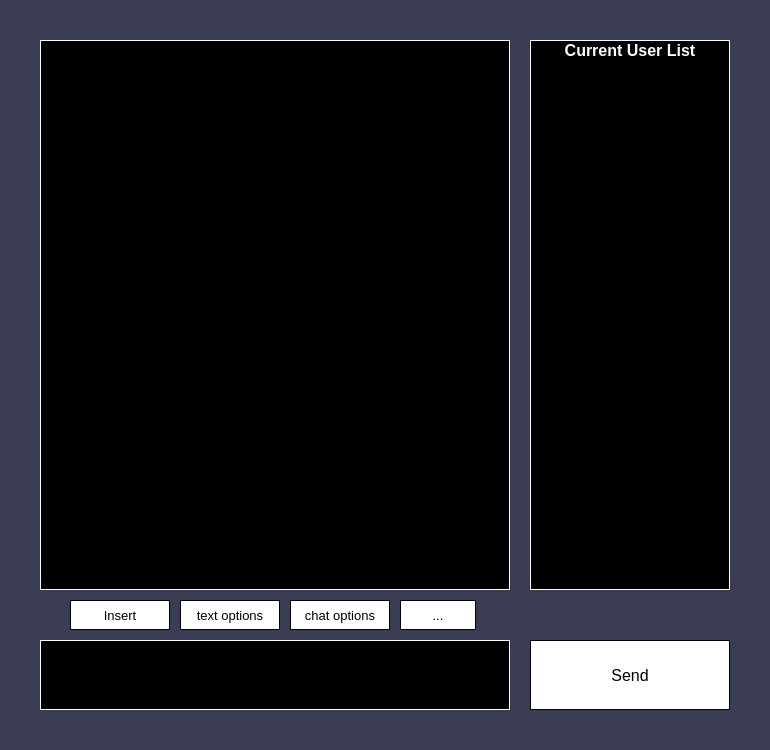
<?xml version="1.0" encoding="UTF-8"?>
<ui version="4.0">
 <class>cove_securechat</class>
 <widget class="QDialog" name="cove_securechat">
  <property name="geometry">
   <rect>
    <x>0</x>
    <y>0</y>
    <width>770</width>
    <height>750</height>
   </rect>
  </property>
  <property name="palette">
   <palette>
    <active>
     <colorrole role="WindowText">
      <brush brushstyle="SolidPattern">
       <color alpha="255">
        <red>255</red>
        <green>255</green>
        <blue>255</blue>
       </color>
      </brush>
     </colorrole>
     <colorrole role="Button">
      <brush brushstyle="SolidPattern">
       <color alpha="255">
        <red>58</red>
        <green>60</green>
        <blue>83</blue>
       </color>
      </brush>
     </colorrole>
     <colorrole role="Light">
      <brush brushstyle="SolidPattern">
       <color alpha="255">
        <red>87</red>
        <green>90</green>
        <blue>124</blue>
       </color>
      </brush>
     </colorrole>
     <colorrole role="Midlight">
      <brush brushstyle="SolidPattern">
       <color alpha="255">
        <red>72</red>
        <green>75</green>
        <blue>103</blue>
       </color>
      </brush>
     </colorrole>
     <colorrole role="Dark">
      <brush brushstyle="SolidPattern">
       <color alpha="255">
        <red>29</red>
        <green>30</green>
        <blue>41</blue>
       </color>
      </brush>
     </colorrole>
     <colorrole role="Mid">
      <brush brushstyle="SolidPattern">
       <color alpha="255">
        <red>38</red>
        <green>40</green>
        <blue>55</blue>
       </color>
      </brush>
     </colorrole>
     <colorrole role="Text">
      <brush brushstyle="SolidPattern">
       <color alpha="255">
        <red>255</red>
        <green>255</green>
        <blue>255</blue>
       </color>
      </brush>
     </colorrole>
     <colorrole role="BrightText">
      <brush brushstyle="SolidPattern">
       <color alpha="255">
        <red>255</red>
        <green>255</green>
        <blue>255</blue>
       </color>
      </brush>
     </colorrole>
     <colorrole role="ButtonText">
      <brush brushstyle="SolidPattern">
       <color alpha="255">
        <red>255</red>
        <green>255</green>
        <blue>255</blue>
       </color>
      </brush>
     </colorrole>
     <colorrole role="Base">
      <brush brushstyle="SolidPattern">
       <color alpha="255">
        <red>0</red>
        <green>0</green>
        <blue>0</blue>
       </color>
      </brush>
     </colorrole>
     <colorrole role="Window">
      <brush brushstyle="SolidPattern">
       <color alpha="255">
        <red>58</red>
        <green>60</green>
        <blue>83</blue>
       </color>
      </brush>
     </colorrole>
     <colorrole role="Shadow">
      <brush brushstyle="SolidPattern">
       <color alpha="255">
        <red>0</red>
        <green>0</green>
        <blue>0</blue>
       </color>
      </brush>
     </colorrole>
     <colorrole role="AlternateBase">
      <brush brushstyle="SolidPattern">
       <color alpha="255">
        <red>29</red>
        <green>30</green>
        <blue>41</blue>
       </color>
      </brush>
     </colorrole>
     <colorrole role="ToolTipBase">
      <brush brushstyle="SolidPattern">
       <color alpha="255">
        <red>255</red>
        <green>255</green>
        <blue>220</blue>
       </color>
      </brush>
     </colorrole>
     <colorrole role="ToolTipText">
      <brush brushstyle="SolidPattern">
       <color alpha="255">
        <red>0</red>
        <green>0</green>
        <blue>0</blue>
       </color>
      </brush>
     </colorrole>
    </active>
    <inactive>
     <colorrole role="WindowText">
      <brush brushstyle="SolidPattern">
       <color alpha="255">
        <red>255</red>
        <green>255</green>
        <blue>255</blue>
       </color>
      </brush>
     </colorrole>
     <colorrole role="Button">
      <brush brushstyle="SolidPattern">
       <color alpha="255">
        <red>58</red>
        <green>60</green>
        <blue>83</blue>
       </color>
      </brush>
     </colorrole>
     <colorrole role="Light">
      <brush brushstyle="SolidPattern">
       <color alpha="255">
        <red>87</red>
        <green>90</green>
        <blue>124</blue>
       </color>
      </brush>
     </colorrole>
     <colorrole role="Midlight">
      <brush brushstyle="SolidPattern">
       <color alpha="255">
        <red>72</red>
        <green>75</green>
        <blue>103</blue>
       </color>
      </brush>
     </colorrole>
     <colorrole role="Dark">
      <brush brushstyle="SolidPattern">
       <color alpha="255">
        <red>29</red>
        <green>30</green>
        <blue>41</blue>
       </color>
      </brush>
     </colorrole>
     <colorrole role="Mid">
      <brush brushstyle="SolidPattern">
       <color alpha="255">
        <red>38</red>
        <green>40</green>
        <blue>55</blue>
       </color>
      </brush>
     </colorrole>
     <colorrole role="Text">
      <brush brushstyle="SolidPattern">
       <color alpha="255">
        <red>255</red>
        <green>255</green>
        <blue>255</blue>
       </color>
      </brush>
     </colorrole>
     <colorrole role="BrightText">
      <brush brushstyle="SolidPattern">
       <color alpha="255">
        <red>255</red>
        <green>255</green>
        <blue>255</blue>
       </color>
      </brush>
     </colorrole>
     <colorrole role="ButtonText">
      <brush brushstyle="SolidPattern">
       <color alpha="255">
        <red>255</red>
        <green>255</green>
        <blue>255</blue>
       </color>
      </brush>
     </colorrole>
     <colorrole role="Base">
      <brush brushstyle="SolidPattern">
       <color alpha="255">
        <red>0</red>
        <green>0</green>
        <blue>0</blue>
       </color>
      </brush>
     </colorrole>
     <colorrole role="Window">
      <brush brushstyle="SolidPattern">
       <color alpha="255">
        <red>58</red>
        <green>60</green>
        <blue>83</blue>
       </color>
      </brush>
     </colorrole>
     <colorrole role="Shadow">
      <brush brushstyle="SolidPattern">
       <color alpha="255">
        <red>0</red>
        <green>0</green>
        <blue>0</blue>
       </color>
      </brush>
     </colorrole>
     <colorrole role="AlternateBase">
      <brush brushstyle="SolidPattern">
       <color alpha="255">
        <red>29</red>
        <green>30</green>
        <blue>41</blue>
       </color>
      </brush>
     </colorrole>
     <colorrole role="ToolTipBase">
      <brush brushstyle="SolidPattern">
       <color alpha="255">
        <red>255</red>
        <green>255</green>
        <blue>220</blue>
       </color>
      </brush>
     </colorrole>
     <colorrole role="ToolTipText">
      <brush brushstyle="SolidPattern">
       <color alpha="255">
        <red>0</red>
        <green>0</green>
        <blue>0</blue>
       </color>
      </brush>
     </colorrole>
    </inactive>
    <disabled>
     <colorrole role="WindowText">
      <brush brushstyle="SolidPattern">
       <color alpha="255">
        <red>29</red>
        <green>30</green>
        <blue>41</blue>
       </color>
      </brush>
     </colorrole>
     <colorrole role="Button">
      <brush brushstyle="SolidPattern">
       <color alpha="255">
        <red>58</red>
        <green>60</green>
        <blue>83</blue>
       </color>
      </brush>
     </colorrole>
     <colorrole role="Light">
      <brush brushstyle="SolidPattern">
       <color alpha="255">
        <red>87</red>
        <green>90</green>
        <blue>124</blue>
       </color>
      </brush>
     </colorrole>
     <colorrole role="Midlight">
      <brush brushstyle="SolidPattern">
       <color alpha="255">
        <red>72</red>
        <green>75</green>
        <blue>103</blue>
       </color>
      </brush>
     </colorrole>
     <colorrole role="Dark">
      <brush brushstyle="SolidPattern">
       <color alpha="255">
        <red>29</red>
        <green>30</green>
        <blue>41</blue>
       </color>
      </brush>
     </colorrole>
     <colorrole role="Mid">
      <brush brushstyle="SolidPattern">
       <color alpha="255">
        <red>38</red>
        <green>40</green>
        <blue>55</blue>
       </color>
      </brush>
     </colorrole>
     <colorrole role="Text">
      <brush brushstyle="SolidPattern">
       <color alpha="255">
        <red>29</red>
        <green>30</green>
        <blue>41</blue>
       </color>
      </brush>
     </colorrole>
     <colorrole role="BrightText">
      <brush brushstyle="SolidPattern">
       <color alpha="255">
        <red>255</red>
        <green>255</green>
        <blue>255</blue>
       </color>
      </brush>
     </colorrole>
     <colorrole role="ButtonText">
      <brush brushstyle="SolidPattern">
       <color alpha="255">
        <red>29</red>
        <green>30</green>
        <blue>41</blue>
       </color>
      </brush>
     </colorrole>
     <colorrole role="Base">
      <brush brushstyle="SolidPattern">
       <color alpha="255">
        <red>58</red>
        <green>60</green>
        <blue>83</blue>
       </color>
      </brush>
     </colorrole>
     <colorrole role="Window">
      <brush brushstyle="SolidPattern">
       <color alpha="255">
        <red>58</red>
        <green>60</green>
        <blue>83</blue>
       </color>
      </brush>
     </colorrole>
     <colorrole role="Shadow">
      <brush brushstyle="SolidPattern">
       <color alpha="255">
        <red>0</red>
        <green>0</green>
        <blue>0</blue>
       </color>
      </brush>
     </colorrole>
     <colorrole role="AlternateBase">
      <brush brushstyle="SolidPattern">
       <color alpha="255">
        <red>58</red>
        <green>60</green>
        <blue>83</blue>
       </color>
      </brush>
     </colorrole>
     <colorrole role="ToolTipBase">
      <brush brushstyle="SolidPattern">
       <color alpha="255">
        <red>255</red>
        <green>255</green>
        <blue>220</blue>
       </color>
      </brush>
     </colorrole>
     <colorrole role="ToolTipText">
      <brush brushstyle="SolidPattern">
       <color alpha="255">
        <red>0</red>
        <green>0</green>
        <blue>0</blue>
       </color>
      </brush>
     </colorrole>
    </disabled>
   </palette>
  </property>
  <property name="font">
   <font>
    <family>Arial</family>
    <pointsize>12</pointsize>
   </font>
  </property>
  <property name="contextMenuPolicy">
   <enum>Qt::DefaultContextMenu</enum>
  </property>
  <property name="windowTitle">
   <string>Cove Client</string>
  </property>
  <widget class="QPushButton" name="pushButton_ChatOptions">
   <property name="geometry">
    <rect>
     <x>290</x>
     <y>600</y>
     <width>100</width>
     <height>30</height>
    </rect>
   </property>
   <property name="palette">
    <palette>
     <active>
      <colorrole role="WindowText">
       <brush brushstyle="SolidPattern">
        <color alpha="255">
         <red>0</red>
         <green>0</green>
         <blue>0</blue>
        </color>
       </brush>
      </colorrole>
      <colorrole role="Button">
       <brush brushstyle="SolidPattern">
        <color alpha="255">
         <red>255</red>
         <green>255</green>
         <blue>255</blue>
        </color>
       </brush>
      </colorrole>
      <colorrole role="Text">
       <brush brushstyle="SolidPattern">
        <color alpha="255">
         <red>0</red>
         <green>0</green>
         <blue>0</blue>
        </color>
       </brush>
      </colorrole>
      <colorrole role="ButtonText">
       <brush brushstyle="SolidPattern">
        <color alpha="255">
         <red>0</red>
         <green>0</green>
         <blue>0</blue>
        </color>
       </brush>
      </colorrole>
      <colorrole role="Base">
       <brush brushstyle="SolidPattern">
        <color alpha="255">
         <red>255</red>
         <green>255</green>
         <blue>255</blue>
        </color>
       </brush>
      </colorrole>
      <colorrole role="Window">
       <brush brushstyle="SolidPattern">
        <color alpha="255">
         <red>255</red>
         <green>255</green>
         <blue>255</blue>
        </color>
       </brush>
      </colorrole>
      <colorrole role="Highlight">
       <brush brushstyle="SolidPattern">
        <color alpha="255">
         <red>0</red>
         <green>0</green>
         <blue>0</blue>
        </color>
       </brush>
      </colorrole>
      <colorrole role="HighlightedText">
       <brush brushstyle="SolidPattern">
        <color alpha="255">
         <red>255</red>
         <green>255</green>
         <blue>255</blue>
        </color>
       </brush>
      </colorrole>
      <colorrole role="AlternateBase">
       <brush brushstyle="SolidPattern">
        <color alpha="255">
         <red>255</red>
         <green>255</green>
         <blue>255</blue>
        </color>
       </brush>
      </colorrole>
     </active>
     <inactive>
      <colorrole role="WindowText">
       <brush brushstyle="SolidPattern">
        <color alpha="255">
         <red>0</red>
         <green>0</green>
         <blue>0</blue>
        </color>
       </brush>
      </colorrole>
      <colorrole role="Button">
       <brush brushstyle="SolidPattern">
        <color alpha="255">
         <red>255</red>
         <green>255</green>
         <blue>255</blue>
        </color>
       </brush>
      </colorrole>
      <colorrole role="Text">
       <brush brushstyle="SolidPattern">
        <color alpha="255">
         <red>0</red>
         <green>0</green>
         <blue>0</blue>
        </color>
       </brush>
      </colorrole>
      <colorrole role="ButtonText">
       <brush brushstyle="SolidPattern">
        <color alpha="255">
         <red>0</red>
         <green>0</green>
         <blue>0</blue>
        </color>
       </brush>
      </colorrole>
      <colorrole role="Base">
       <brush brushstyle="SolidPattern">
        <color alpha="255">
         <red>255</red>
         <green>255</green>
         <blue>255</blue>
        </color>
       </brush>
      </colorrole>
      <colorrole role="Window">
       <brush brushstyle="SolidPattern">
        <color alpha="255">
         <red>255</red>
         <green>255</green>
         <blue>255</blue>
        </color>
       </brush>
      </colorrole>
      <colorrole role="Highlight">
       <brush brushstyle="SolidPattern">
        <color alpha="255">
         <red>0</red>
         <green>0</green>
         <blue>0</blue>
        </color>
       </brush>
      </colorrole>
      <colorrole role="HighlightedText">
       <brush brushstyle="SolidPattern">
        <color alpha="255">
         <red>255</red>
         <green>255</green>
         <blue>255</blue>
        </color>
       </brush>
      </colorrole>
      <colorrole role="AlternateBase">
       <brush brushstyle="SolidPattern">
        <color alpha="255">
         <red>255</red>
         <green>255</green>
         <blue>255</blue>
        </color>
       </brush>
      </colorrole>
     </inactive>
     <disabled>
      <colorrole role="WindowText">
       <brush brushstyle="SolidPattern">
        <color alpha="255">
         <red>0</red>
         <green>0</green>
         <blue>0</blue>
        </color>
       </brush>
      </colorrole>
      <colorrole role="Button">
       <brush brushstyle="SolidPattern">
        <color alpha="255">
         <red>255</red>
         <green>255</green>
         <blue>255</blue>
        </color>
       </brush>
      </colorrole>
      <colorrole role="Text">
       <brush brushstyle="SolidPattern">
        <color alpha="255">
         <red>0</red>
         <green>0</green>
         <blue>0</blue>
        </color>
       </brush>
      </colorrole>
      <colorrole role="ButtonText">
       <brush brushstyle="SolidPattern">
        <color alpha="255">
         <red>0</red>
         <green>0</green>
         <blue>0</blue>
        </color>
       </brush>
      </colorrole>
      <colorrole role="Base">
       <brush brushstyle="SolidPattern">
        <color alpha="255">
         <red>255</red>
         <green>255</green>
         <blue>255</blue>
        </color>
       </brush>
      </colorrole>
      <colorrole role="Window">
       <brush brushstyle="SolidPattern">
        <color alpha="255">
         <red>255</red>
         <green>255</green>
         <blue>255</blue>
        </color>
       </brush>
      </colorrole>
      <colorrole role="Highlight">
       <brush brushstyle="SolidPattern">
        <color alpha="255">
         <red>0</red>
         <green>0</green>
         <blue>0</blue>
        </color>
       </brush>
      </colorrole>
      <colorrole role="HighlightedText">
       <brush brushstyle="SolidPattern">
        <color alpha="255">
         <red>255</red>
         <green>255</green>
         <blue>255</blue>
        </color>
       </brush>
      </colorrole>
      <colorrole role="AlternateBase">
       <brush brushstyle="SolidPattern">
        <color alpha="255">
         <red>255</red>
         <green>255</green>
         <blue>255</blue>
        </color>
       </brush>
      </colorrole>
     </disabled>
    </palette>
   </property>
   <property name="font">
    <font>
     <family>Arial</family>
     <pointsize>10</pointsize>
     <weight>50</weight>
     <italic>false</italic>
     <bold>false</bold>
    </font>
   </property>
   <property name="focusPolicy">
    <enum>Qt::NoFocus</enum>
   </property>
   <property name="styleSheet">
    <string notr="true">QPushButton{
	color: black;;
	background-color: white;
	alternate-background-color: white;
	font: 10pt &quot;Arial&quot;;
	selection-color: white;
	selection-background-color: black;
	border: 1px solid black;
}
QPushButton:hover{
	border: 2px solid black;
}</string>
   </property>
   <property name="text">
    <string>chat options</string>
   </property>
   <property name="autoDefault">
    <bool>false</bool>
   </property>
  </widget>
  <widget class="QPushButton" name="pushButton_Send">
   <property name="geometry">
    <rect>
     <x>530</x>
     <y>640</y>
     <width>200</width>
     <height>70</height>
    </rect>
   </property>
   <property name="font">
    <font>
     <family>Arial</family>
     <pointsize>12</pointsize>
    </font>
   </property>
   <property name="cursor">
    <cursorShape>ArrowCursor</cursorShape>
   </property>
   <property name="contextMenuPolicy">
    <enum>Qt::NoContextMenu</enum>
   </property>
   <property name="styleSheet">
    <string notr="true">QPushButton{
	color: black;;
	background-color: white;
	alternate-background-color: white;
	font: 12pt &quot;Arial&quot;;
	selection-color: white;
	selection-background-color: black;
	border: 1px solid black;
}
QPushButton:hover{
	border: 2px solid black;
}</string>
   </property>
   <property name="text">
    <string>Send</string>
   </property>
   <property name="autoDefault">
    <bool>false</bool>
   </property>
   <property name="default">
    <bool>false</bool>
   </property>
  </widget>
  <widget class="QPushButton" name="pushButton_TextOptions">
   <property name="geometry">
    <rect>
     <x>180</x>
     <y>600</y>
     <width>100</width>
     <height>30</height>
    </rect>
   </property>
   <property name="palette">
    <palette>
     <active>
      <colorrole role="WindowText">
       <brush brushstyle="SolidPattern">
        <color alpha="255">
         <red>0</red>
         <green>0</green>
         <blue>0</blue>
        </color>
       </brush>
      </colorrole>
      <colorrole role="Button">
       <brush brushstyle="SolidPattern">
        <color alpha="255">
         <red>255</red>
         <green>255</green>
         <blue>255</blue>
        </color>
       </brush>
      </colorrole>
      <colorrole role="Text">
       <brush brushstyle="SolidPattern">
        <color alpha="255">
         <red>0</red>
         <green>0</green>
         <blue>0</blue>
        </color>
       </brush>
      </colorrole>
      <colorrole role="ButtonText">
       <brush brushstyle="SolidPattern">
        <color alpha="255">
         <red>0</red>
         <green>0</green>
         <blue>0</blue>
        </color>
       </brush>
      </colorrole>
      <colorrole role="Base">
       <brush brushstyle="SolidPattern">
        <color alpha="255">
         <red>255</red>
         <green>255</green>
         <blue>255</blue>
        </color>
       </brush>
      </colorrole>
      <colorrole role="Window">
       <brush brushstyle="SolidPattern">
        <color alpha="255">
         <red>255</red>
         <green>255</green>
         <blue>255</blue>
        </color>
       </brush>
      </colorrole>
      <colorrole role="Highlight">
       <brush brushstyle="SolidPattern">
        <color alpha="255">
         <red>0</red>
         <green>0</green>
         <blue>0</blue>
        </color>
       </brush>
      </colorrole>
      <colorrole role="HighlightedText">
       <brush brushstyle="SolidPattern">
        <color alpha="255">
         <red>255</red>
         <green>255</green>
         <blue>255</blue>
        </color>
       </brush>
      </colorrole>
      <colorrole role="AlternateBase">
       <brush brushstyle="SolidPattern">
        <color alpha="255">
         <red>255</red>
         <green>255</green>
         <blue>255</blue>
        </color>
       </brush>
      </colorrole>
     </active>
     <inactive>
      <colorrole role="WindowText">
       <brush brushstyle="SolidPattern">
        <color alpha="255">
         <red>0</red>
         <green>0</green>
         <blue>0</blue>
        </color>
       </brush>
      </colorrole>
      <colorrole role="Button">
       <brush brushstyle="SolidPattern">
        <color alpha="255">
         <red>255</red>
         <green>255</green>
         <blue>255</blue>
        </color>
       </brush>
      </colorrole>
      <colorrole role="Text">
       <brush brushstyle="SolidPattern">
        <color alpha="255">
         <red>0</red>
         <green>0</green>
         <blue>0</blue>
        </color>
       </brush>
      </colorrole>
      <colorrole role="ButtonText">
       <brush brushstyle="SolidPattern">
        <color alpha="255">
         <red>0</red>
         <green>0</green>
         <blue>0</blue>
        </color>
       </brush>
      </colorrole>
      <colorrole role="Base">
       <brush brushstyle="SolidPattern">
        <color alpha="255">
         <red>255</red>
         <green>255</green>
         <blue>255</blue>
        </color>
       </brush>
      </colorrole>
      <colorrole role="Window">
       <brush brushstyle="SolidPattern">
        <color alpha="255">
         <red>255</red>
         <green>255</green>
         <blue>255</blue>
        </color>
       </brush>
      </colorrole>
      <colorrole role="Highlight">
       <brush brushstyle="SolidPattern">
        <color alpha="255">
         <red>0</red>
         <green>0</green>
         <blue>0</blue>
        </color>
       </brush>
      </colorrole>
      <colorrole role="HighlightedText">
       <brush brushstyle="SolidPattern">
        <color alpha="255">
         <red>255</red>
         <green>255</green>
         <blue>255</blue>
        </color>
       </brush>
      </colorrole>
      <colorrole role="AlternateBase">
       <brush brushstyle="SolidPattern">
        <color alpha="255">
         <red>255</red>
         <green>255</green>
         <blue>255</blue>
        </color>
       </brush>
      </colorrole>
     </inactive>
     <disabled>
      <colorrole role="WindowText">
       <brush brushstyle="SolidPattern">
        <color alpha="255">
         <red>0</red>
         <green>0</green>
         <blue>0</blue>
        </color>
       </brush>
      </colorrole>
      <colorrole role="Button">
       <brush brushstyle="SolidPattern">
        <color alpha="255">
         <red>255</red>
         <green>255</green>
         <blue>255</blue>
        </color>
       </brush>
      </colorrole>
      <colorrole role="Text">
       <brush brushstyle="SolidPattern">
        <color alpha="255">
         <red>0</red>
         <green>0</green>
         <blue>0</blue>
        </color>
       </brush>
      </colorrole>
      <colorrole role="ButtonText">
       <brush brushstyle="SolidPattern">
        <color alpha="255">
         <red>0</red>
         <green>0</green>
         <blue>0</blue>
        </color>
       </brush>
      </colorrole>
      <colorrole role="Base">
       <brush brushstyle="SolidPattern">
        <color alpha="255">
         <red>255</red>
         <green>255</green>
         <blue>255</blue>
        </color>
       </brush>
      </colorrole>
      <colorrole role="Window">
       <brush brushstyle="SolidPattern">
        <color alpha="255">
         <red>255</red>
         <green>255</green>
         <blue>255</blue>
        </color>
       </brush>
      </colorrole>
      <colorrole role="Highlight">
       <brush brushstyle="SolidPattern">
        <color alpha="255">
         <red>0</red>
         <green>0</green>
         <blue>0</blue>
        </color>
       </brush>
      </colorrole>
      <colorrole role="HighlightedText">
       <brush brushstyle="SolidPattern">
        <color alpha="255">
         <red>255</red>
         <green>255</green>
         <blue>255</blue>
        </color>
       </brush>
      </colorrole>
      <colorrole role="AlternateBase">
       <brush brushstyle="SolidPattern">
        <color alpha="255">
         <red>255</red>
         <green>255</green>
         <blue>255</blue>
        </color>
       </brush>
      </colorrole>
     </disabled>
    </palette>
   </property>
   <property name="font">
    <font>
     <family>Arial</family>
     <pointsize>10</pointsize>
     <weight>50</weight>
     <italic>false</italic>
     <bold>false</bold>
    </font>
   </property>
   <property name="focusPolicy">
    <enum>Qt::NoFocus</enum>
   </property>
   <property name="styleSheet">
    <string notr="true">QPushButton{
	color: black;;
	background-color: white;
	alternate-background-color: white;
	font: 10pt &quot;Arial&quot;;
	selection-color: white;
	selection-background-color: black;
	border: 1px solid black;
}
QPushButton:hover{
	border: 2px solid black;
}</string>
   </property>
   <property name="text">
    <string>text options</string>
   </property>
   <property name="autoDefault">
    <bool>false</bool>
   </property>
  </widget>
  <widget class="QPushButton" name="pushButton_Insert">
   <property name="geometry">
    <rect>
     <x>70</x>
     <y>600</y>
     <width>100</width>
     <height>30</height>
    </rect>
   </property>
   <property name="palette">
    <palette>
     <active>
      <colorrole role="WindowText">
       <brush brushstyle="SolidPattern">
        <color alpha="255">
         <red>0</red>
         <green>0</green>
         <blue>0</blue>
        </color>
       </brush>
      </colorrole>
      <colorrole role="Button">
       <brush brushstyle="SolidPattern">
        <color alpha="255">
         <red>255</red>
         <green>255</green>
         <blue>255</blue>
        </color>
       </brush>
      </colorrole>
      <colorrole role="Text">
       <brush brushstyle="SolidPattern">
        <color alpha="255">
         <red>0</red>
         <green>0</green>
         <blue>0</blue>
        </color>
       </brush>
      </colorrole>
      <colorrole role="ButtonText">
       <brush brushstyle="SolidPattern">
        <color alpha="255">
         <red>0</red>
         <green>0</green>
         <blue>0</blue>
        </color>
       </brush>
      </colorrole>
      <colorrole role="Base">
       <brush brushstyle="SolidPattern">
        <color alpha="255">
         <red>255</red>
         <green>255</green>
         <blue>255</blue>
        </color>
       </brush>
      </colorrole>
      <colorrole role="Window">
       <brush brushstyle="SolidPattern">
        <color alpha="255">
         <red>255</red>
         <green>255</green>
         <blue>255</blue>
        </color>
       </brush>
      </colorrole>
      <colorrole role="Highlight">
       <brush brushstyle="SolidPattern">
        <color alpha="255">
         <red>0</red>
         <green>0</green>
         <blue>0</blue>
        </color>
       </brush>
      </colorrole>
      <colorrole role="HighlightedText">
       <brush brushstyle="SolidPattern">
        <color alpha="255">
         <red>255</red>
         <green>255</green>
         <blue>255</blue>
        </color>
       </brush>
      </colorrole>
      <colorrole role="AlternateBase">
       <brush brushstyle="SolidPattern">
        <color alpha="255">
         <red>255</red>
         <green>255</green>
         <blue>255</blue>
        </color>
       </brush>
      </colorrole>
     </active>
     <inactive>
      <colorrole role="WindowText">
       <brush brushstyle="SolidPattern">
        <color alpha="255">
         <red>0</red>
         <green>0</green>
         <blue>0</blue>
        </color>
       </brush>
      </colorrole>
      <colorrole role="Button">
       <brush brushstyle="SolidPattern">
        <color alpha="255">
         <red>255</red>
         <green>255</green>
         <blue>255</blue>
        </color>
       </brush>
      </colorrole>
      <colorrole role="Text">
       <brush brushstyle="SolidPattern">
        <color alpha="255">
         <red>0</red>
         <green>0</green>
         <blue>0</blue>
        </color>
       </brush>
      </colorrole>
      <colorrole role="ButtonText">
       <brush brushstyle="SolidPattern">
        <color alpha="255">
         <red>0</red>
         <green>0</green>
         <blue>0</blue>
        </color>
       </brush>
      </colorrole>
      <colorrole role="Base">
       <brush brushstyle="SolidPattern">
        <color alpha="255">
         <red>255</red>
         <green>255</green>
         <blue>255</blue>
        </color>
       </brush>
      </colorrole>
      <colorrole role="Window">
       <brush brushstyle="SolidPattern">
        <color alpha="255">
         <red>255</red>
         <green>255</green>
         <blue>255</blue>
        </color>
       </brush>
      </colorrole>
      <colorrole role="Highlight">
       <brush brushstyle="SolidPattern">
        <color alpha="255">
         <red>0</red>
         <green>0</green>
         <blue>0</blue>
        </color>
       </brush>
      </colorrole>
      <colorrole role="HighlightedText">
       <brush brushstyle="SolidPattern">
        <color alpha="255">
         <red>255</red>
         <green>255</green>
         <blue>255</blue>
        </color>
       </brush>
      </colorrole>
      <colorrole role="AlternateBase">
       <brush brushstyle="SolidPattern">
        <color alpha="255">
         <red>255</red>
         <green>255</green>
         <blue>255</blue>
        </color>
       </brush>
      </colorrole>
     </inactive>
     <disabled>
      <colorrole role="WindowText">
       <brush brushstyle="SolidPattern">
        <color alpha="255">
         <red>0</red>
         <green>0</green>
         <blue>0</blue>
        </color>
       </brush>
      </colorrole>
      <colorrole role="Button">
       <brush brushstyle="SolidPattern">
        <color alpha="255">
         <red>255</red>
         <green>255</green>
         <blue>255</blue>
        </color>
       </brush>
      </colorrole>
      <colorrole role="Text">
       <brush brushstyle="SolidPattern">
        <color alpha="255">
         <red>0</red>
         <green>0</green>
         <blue>0</blue>
        </color>
       </brush>
      </colorrole>
      <colorrole role="ButtonText">
       <brush brushstyle="SolidPattern">
        <color alpha="255">
         <red>0</red>
         <green>0</green>
         <blue>0</blue>
        </color>
       </brush>
      </colorrole>
      <colorrole role="Base">
       <brush brushstyle="SolidPattern">
        <color alpha="255">
         <red>255</red>
         <green>255</green>
         <blue>255</blue>
        </color>
       </brush>
      </colorrole>
      <colorrole role="Window">
       <brush brushstyle="SolidPattern">
        <color alpha="255">
         <red>255</red>
         <green>255</green>
         <blue>255</blue>
        </color>
       </brush>
      </colorrole>
      <colorrole role="Highlight">
       <brush brushstyle="SolidPattern">
        <color alpha="255">
         <red>0</red>
         <green>0</green>
         <blue>0</blue>
        </color>
       </brush>
      </colorrole>
      <colorrole role="HighlightedText">
       <brush brushstyle="SolidPattern">
        <color alpha="255">
         <red>255</red>
         <green>255</green>
         <blue>255</blue>
        </color>
       </brush>
      </colorrole>
      <colorrole role="AlternateBase">
       <brush brushstyle="SolidPattern">
        <color alpha="255">
         <red>255</red>
         <green>255</green>
         <blue>255</blue>
        </color>
       </brush>
      </colorrole>
     </disabled>
    </palette>
   </property>
   <property name="font">
    <font>
     <family>Arial</family>
     <pointsize>10</pointsize>
     <weight>50</weight>
     <italic>false</italic>
     <bold>false</bold>
    </font>
   </property>
   <property name="focusPolicy">
    <enum>Qt::NoFocus</enum>
   </property>
   <property name="styleSheet">
    <string notr="true">QPushButton{
	color: black;;
	background-color: white;
	alternate-background-color: white;
	font: 10pt &quot;Arial&quot;;
	selection-color: white;
	selection-background-color: black;
	border: 1px solid black;
}
QPushButton:hover{
	border: 2px solid black;
}</string>
   </property>
   <property name="text">
    <string>Insert</string>
   </property>
   <property name="autoDefault">
    <bool>false</bool>
   </property>
  </widget>
  <widget class="QPushButton" name="pushButton_dotdotdot">
   <property name="geometry">
    <rect>
     <x>400</x>
     <y>600</y>
     <width>76</width>
     <height>30</height>
    </rect>
   </property>
   <property name="palette">
    <palette>
     <active>
      <colorrole role="WindowText">
       <brush brushstyle="SolidPattern">
        <color alpha="255">
         <red>0</red>
         <green>0</green>
         <blue>0</blue>
        </color>
       </brush>
      </colorrole>
      <colorrole role="Button">
       <brush brushstyle="SolidPattern">
        <color alpha="255">
         <red>255</red>
         <green>255</green>
         <blue>255</blue>
        </color>
       </brush>
      </colorrole>
      <colorrole role="Text">
       <brush brushstyle="SolidPattern">
        <color alpha="255">
         <red>0</red>
         <green>0</green>
         <blue>0</blue>
        </color>
       </brush>
      </colorrole>
      <colorrole role="BrightText">
       <brush brushstyle="SolidPattern">
        <color alpha="255">
         <red>0</red>
         <green>0</green>
         <blue>0</blue>
        </color>
       </brush>
      </colorrole>
      <colorrole role="ButtonText">
       <brush brushstyle="SolidPattern">
        <color alpha="255">
         <red>0</red>
         <green>0</green>
         <blue>0</blue>
        </color>
       </brush>
      </colorrole>
      <colorrole role="Base">
       <brush brushstyle="SolidPattern">
        <color alpha="255">
         <red>255</red>
         <green>255</green>
         <blue>255</blue>
        </color>
       </brush>
      </colorrole>
      <colorrole role="Window">
       <brush brushstyle="SolidPattern">
        <color alpha="255">
         <red>255</red>
         <green>255</green>
         <blue>255</blue>
        </color>
       </brush>
      </colorrole>
      <colorrole role="Highlight">
       <brush brushstyle="SolidPattern">
        <color alpha="255">
         <red>0</red>
         <green>0</green>
         <blue>0</blue>
        </color>
       </brush>
      </colorrole>
      <colorrole role="HighlightedText">
       <brush brushstyle="SolidPattern">
        <color alpha="255">
         <red>255</red>
         <green>255</green>
         <blue>255</blue>
        </color>
       </brush>
      </colorrole>
      <colorrole role="AlternateBase">
       <brush brushstyle="SolidPattern">
        <color alpha="255">
         <red>255</red>
         <green>255</green>
         <blue>255</blue>
        </color>
       </brush>
      </colorrole>
     </active>
     <inactive>
      <colorrole role="WindowText">
       <brush brushstyle="SolidPattern">
        <color alpha="255">
         <red>0</red>
         <green>0</green>
         <blue>0</blue>
        </color>
       </brush>
      </colorrole>
      <colorrole role="Button">
       <brush brushstyle="SolidPattern">
        <color alpha="255">
         <red>255</red>
         <green>255</green>
         <blue>255</blue>
        </color>
       </brush>
      </colorrole>
      <colorrole role="Text">
       <brush brushstyle="SolidPattern">
        <color alpha="255">
         <red>0</red>
         <green>0</green>
         <blue>0</blue>
        </color>
       </brush>
      </colorrole>
      <colorrole role="BrightText">
       <brush brushstyle="SolidPattern">
        <color alpha="255">
         <red>0</red>
         <green>0</green>
         <blue>0</blue>
        </color>
       </brush>
      </colorrole>
      <colorrole role="ButtonText">
       <brush brushstyle="SolidPattern">
        <color alpha="255">
         <red>0</red>
         <green>0</green>
         <blue>0</blue>
        </color>
       </brush>
      </colorrole>
      <colorrole role="Base">
       <brush brushstyle="SolidPattern">
        <color alpha="255">
         <red>255</red>
         <green>255</green>
         <blue>255</blue>
        </color>
       </brush>
      </colorrole>
      <colorrole role="Window">
       <brush brushstyle="SolidPattern">
        <color alpha="255">
         <red>255</red>
         <green>255</green>
         <blue>255</blue>
        </color>
       </brush>
      </colorrole>
      <colorrole role="Highlight">
       <brush brushstyle="SolidPattern">
        <color alpha="255">
         <red>0</red>
         <green>0</green>
         <blue>0</blue>
        </color>
       </brush>
      </colorrole>
      <colorrole role="HighlightedText">
       <brush brushstyle="SolidPattern">
        <color alpha="255">
         <red>255</red>
         <green>255</green>
         <blue>255</blue>
        </color>
       </brush>
      </colorrole>
      <colorrole role="AlternateBase">
       <brush brushstyle="SolidPattern">
        <color alpha="255">
         <red>255</red>
         <green>255</green>
         <blue>255</blue>
        </color>
       </brush>
      </colorrole>
     </inactive>
     <disabled>
      <colorrole role="WindowText">
       <brush brushstyle="SolidPattern">
        <color alpha="255">
         <red>0</red>
         <green>0</green>
         <blue>0</blue>
        </color>
       </brush>
      </colorrole>
      <colorrole role="Button">
       <brush brushstyle="SolidPattern">
        <color alpha="255">
         <red>255</red>
         <green>255</green>
         <blue>255</blue>
        </color>
       </brush>
      </colorrole>
      <colorrole role="Text">
       <brush brushstyle="SolidPattern">
        <color alpha="255">
         <red>0</red>
         <green>0</green>
         <blue>0</blue>
        </color>
       </brush>
      </colorrole>
      <colorrole role="BrightText">
       <brush brushstyle="SolidPattern">
        <color alpha="255">
         <red>0</red>
         <green>0</green>
         <blue>0</blue>
        </color>
       </brush>
      </colorrole>
      <colorrole role="ButtonText">
       <brush brushstyle="SolidPattern">
        <color alpha="255">
         <red>0</red>
         <green>0</green>
         <blue>0</blue>
        </color>
       </brush>
      </colorrole>
      <colorrole role="Base">
       <brush brushstyle="SolidPattern">
        <color alpha="255">
         <red>255</red>
         <green>255</green>
         <blue>255</blue>
        </color>
       </brush>
      </colorrole>
      <colorrole role="Window">
       <brush brushstyle="SolidPattern">
        <color alpha="255">
         <red>255</red>
         <green>255</green>
         <blue>255</blue>
        </color>
       </brush>
      </colorrole>
      <colorrole role="Highlight">
       <brush brushstyle="SolidPattern">
        <color alpha="255">
         <red>0</red>
         <green>0</green>
         <blue>0</blue>
        </color>
       </brush>
      </colorrole>
      <colorrole role="HighlightedText">
       <brush brushstyle="SolidPattern">
        <color alpha="255">
         <red>255</red>
         <green>255</green>
         <blue>255</blue>
        </color>
       </brush>
      </colorrole>
      <colorrole role="AlternateBase">
       <brush brushstyle="SolidPattern">
        <color alpha="255">
         <red>255</red>
         <green>255</green>
         <blue>255</blue>
        </color>
       </brush>
      </colorrole>
     </disabled>
    </palette>
   </property>
   <property name="font">
    <font>
     <family>Arial</family>
     <pointsize>10</pointsize>
     <weight>50</weight>
     <italic>false</italic>
     <bold>false</bold>
    </font>
   </property>
   <property name="focusPolicy">
    <enum>Qt::NoFocus</enum>
   </property>
   <property name="autoFillBackground">
    <bool>false</bool>
   </property>
   <property name="styleSheet">
    <string notr="true">QPushButton{
	color: black;;
	background-color: white;
	alternate-background-color: white;
	font: 10pt &quot;Arial&quot;;
	selection-color: white;
	selection-background-color: black;
	border: 1px solid black;
}
QPushButton:hover{
	border: 2px solid black;
}</string>
   </property>
   <property name="text">
    <string>...</string>
   </property>
  </widget>
  <widget class="QListWidget" name="listWidget_UserDisplay">
   <property name="geometry">
    <rect>
     <x>530</x>
     <y>40</y>
     <width>200</width>
     <height>550</height>
    </rect>
   </property>
   <property name="font">
    <font>
     <family>Arial</family>
     <pointsize>12</pointsize>
     <weight>75</weight>
     <bold>true</bold>
    </font>
   </property>
   <property name="styleSheet">
    <string notr="true">QListWidget{
	color: white;
	background-color: black;
	alternate-background-color: black;

	selection-color: black;
	selection-background-color: white;

	border: 1px solid white;
}</string>
   </property>
   <item>
    <property name="text">
     <string>Current User List</string>
    </property>
    <property name="font">
     <font>
      <family>Arial</family>
      <pointsize>12</pointsize>
      <underline>false</underline>
     </font>
    </property>
    <property name="textAlignment">
     <set>AlignCenter</set>
    </property>
   </item>
  </widget>
  <widget class="QTextBrowser" name="textBrowser_ChatDisplay">
   <property name="geometry">
    <rect>
     <x>40</x>
     <y>40</y>
     <width>470</width>
     <height>550</height>
    </rect>
   </property>
   <property name="font">
    <font>
     <family>Arial</family>
     <pointsize>12</pointsize>
     <weight>75</weight>
     <bold>true</bold>
    </font>
   </property>
   <property name="styleSheet">
    <string notr="true">QTextBrowser{
	color: white;
	background-color: black;
	alternate-background-color: black;

	selection-color: black;
	selection-background-color: white;

	border: 1px solid white;
}</string>
   </property>
   <property name="html">
    <string>&lt;!DOCTYPE HTML PUBLIC &quot;-//W3C//DTD HTML 4.0//EN&quot; &quot;http://www.w3.org/TR/REC-html40/strict.dtd&quot;&gt;
&lt;html&gt;&lt;head&gt;&lt;meta name=&quot;qrichtext&quot; content=&quot;1&quot; /&gt;&lt;style type=&quot;text/css&quot;&gt;
p, li { white-space: pre-wrap; }
&lt;/style&gt;&lt;/head&gt;&lt;body style=&quot; font-family:'Arial'; font-size:12pt; font-weight:600; font-style:normal;&quot;&gt;
&lt;p style=&quot;-qt-paragraph-type:empty; margin-top:0px; margin-bottom:0px; margin-left:0px; margin-right:0px; -qt-block-indent:0; text-indent:0px;&quot;&gt;&lt;br /&gt;&lt;/p&gt;&lt;/body&gt;&lt;/html&gt;</string>
   </property>
   <property name="openExternalLinks">
    <bool>true</bool>
   </property>
  </widget>
  <widget class="QTextEdit" name="textEdit_ChatTypeField">
   <property name="geometry">
    <rect>
     <x>40</x>
     <y>640</y>
     <width>470</width>
     <height>70</height>
    </rect>
   </property>
   <property name="sizePolicy">
    <sizepolicy hsizetype="Fixed" vsizetype="Fixed">
     <horstretch>0</horstretch>
     <verstretch>0</verstretch>
    </sizepolicy>
   </property>
   <property name="focusPolicy">
    <enum>Qt::StrongFocus</enum>
   </property>
   <property name="styleSheet">
    <string notr="true">QTextEdit{
	color: white;
	background: black;
	font: 12pt &quot;Arial&quot;;
	border: 1px solid white;
}

QTextEdit:hover{
	border: 2px solid white;
}</string>
   </property>
   <property name="horizontalScrollBarPolicy">
    <enum>Qt::ScrollBarAlwaysOff</enum>
   </property>
  </widget>
 </widget>
 <tabstops>
  <tabstop>pushButton_Send</tabstop>
 </tabstops>
 <resources/>
 <connections/>
</ui>
